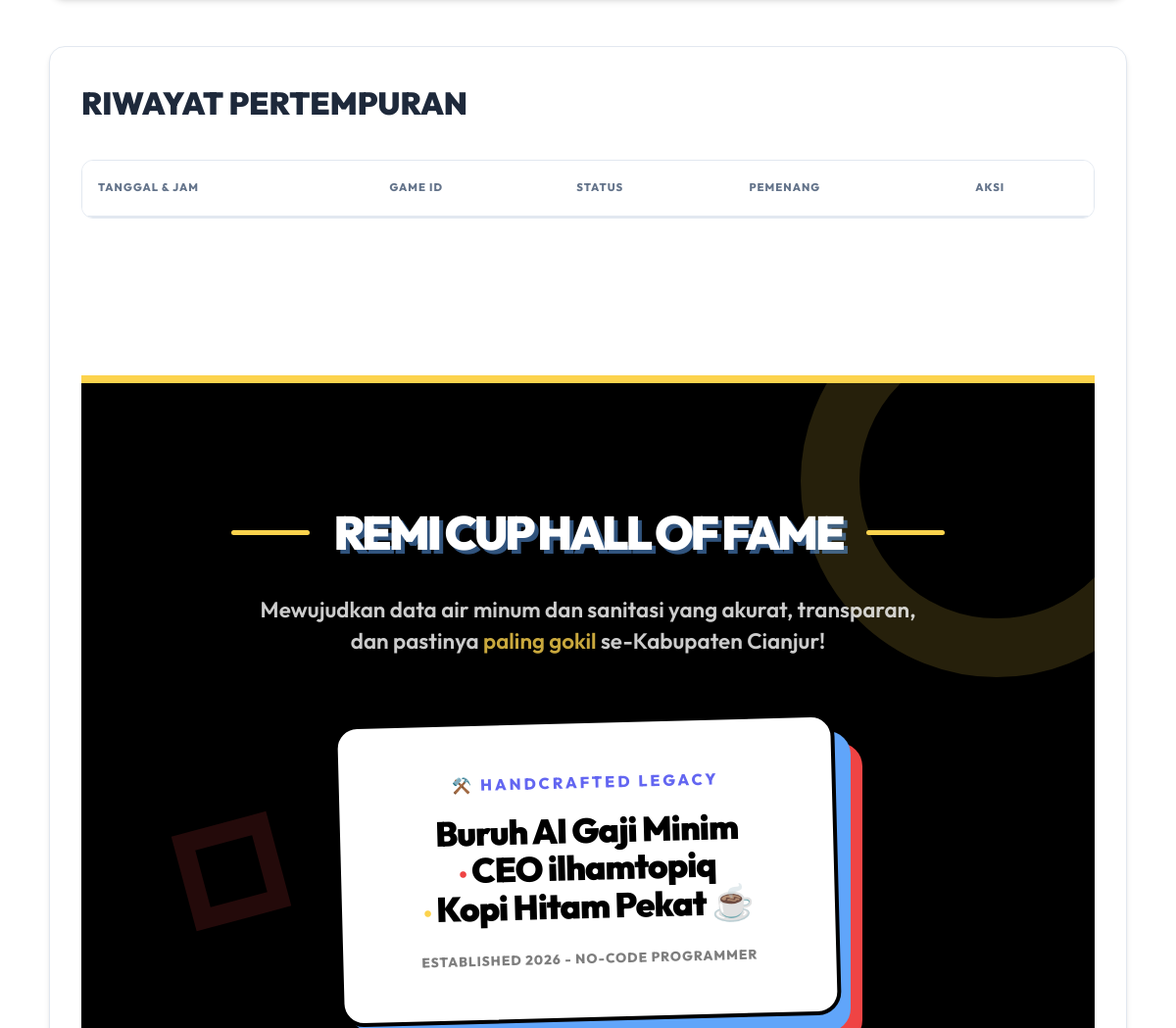
/remi (signed in, middle part), run on an earlier commit of the app's database.
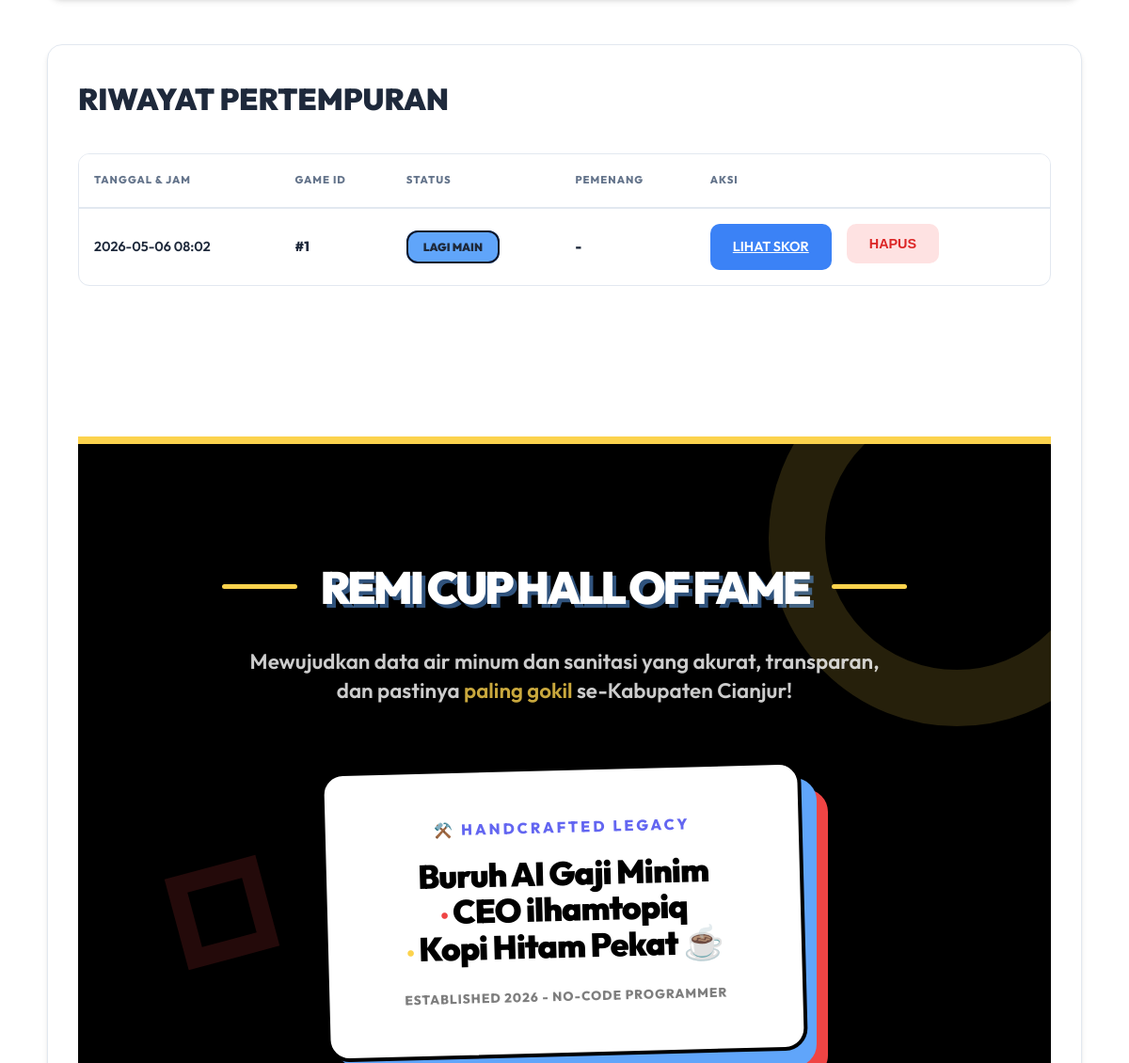
And on a later commit of the database.
### models.py (models this page shows)
class RemiGame(Base):
    __tablename__ = "remi_games"
    id = Column(Integer, primary_key=True, index=True)
    created_at = Column(DateTime(timezone=True), server_default=func.now())
    is_active = Column(Integer, default=1)
    winner_name = Column(String, nullable=True)
    players = relationship("RemiPlayer", back_populates="game", cascade="all, delete-orphan")
    rounds = relationship("RemiRound", back_populates="game", cascade="all, delete-orphan")

### main.py (the view)
@app.get("/remi", response_class=HTMLResponse)
async def remi_list(request: Request, db: Session = Depends(get_db)):
    if not get_current_user(request): return RedirectResponse(url="/login")
    games = db.query(RemiGame).order_by(RemiGame.created_at.desc()).all()
    from sqlalchemy import func
    top_winners = db.query(
        RemiGame.winner_name,
        func.count(RemiGame.id).label('total_wins')
    ).filter(RemiGame.winner_name != None)\
     .group_by(RemiGame.winner_name)\
     .order_by(func.count(RemiGame.id).desc())\
     .limit(3).all()
    return templates.TemplateResponse(request=request, name="remi_list.html", context={
        "games": games,
        "top_winners": top_winners
    })

### templates/remi_list.html (shortened to what this page needs)
<!DOCTYPE html>
<html lang="en">
<head>
    <link rel="stylesheet" href="/static/style.css?v=1.3">
</head>
<body>
    <div class="container">
        {% set title = "REMI<br>CUP" %}
        {% set subtitle = "Pas Lagi Gabut Doang <br>Gak Ada Kerjaan Sumpah" %}
        {% set badge1 = "SERVER READY BOS" %}
        {% set badge2 = "MODE SERIUS" %}
        {% set show_back = true %}
        {% set back_url = "/" %}
        {% set back_text = "BALIK KE LOBBY" %}
        <div class="card">
            <h2 style="font-weight: 900; margin-bottom: 2rem; font-size: 2rem;">RIWAYAT PERTEMPURAN</h2>
            <div class="table-container">
                <table>
                    <thead>
                        <tr>
                            <th>TANGGAL & JAM</th>
                            <th>GAME ID</th>
                            <th>STATUS</th>
                            <th>PEMENANG</th>
                            <th>AKSI</th>
                        </tr>
                    </thead>
                    <tbody>
                        {% for game in games %}
                        <tr>
                            <td style="font-weight: 600;">{{ game.created_at.strftime('%Y-%m-%d %H:%M') if game.created_at else '-' }}</td>
                            <td style="font-weight: 800;">#{{ game.id }}</td>
                            <td>
                                {% if game.is_active %}
                                <span class="status-badge status-high" style="background: #60a5fa;">LAGI MAIN</span>
                                {% else %}
                                <span class="status-badge" style="background: #94a3b8; color: white;">SELESAI</span>
                                {% endif %}
                            </td>
                            <td style="font-weight: 900; color: var(--main-dark);">{{ game.winner_name or '-' }}</td>
                            <td style="display: flex; gap: 1rem;">
                                <a href="/remi/{{ game.id }}" class="btn btn-primary"
                                    style="padding: 0.8rem 1.5rem; font-size: 0.9rem;">LIHAT SKOR</span></a>
                                <form action="/remi/{{ game.id }}/delete" method="post"
                                    onsubmit="return confirm('Hapus permanen nih?')">
                                    <button type="submit" class="btn btn-danger"
                                        style="padding: 0.8rem 1.5rem; font-size: 0.9rem;">HAPUS</button>
                                </form>
                            </td>
                        </tr>
                        {% endfor %}
                    </tbody>
                </table>
            </div>
            {% set footer_title = "REMI CUP HALL OF FAME" %}
            {% include 'footer_component.html' %}
        </div>
</body>
</html>

### templates/footer_component.html (shortened to what this page needs)
<footer
    style="margin-top: 10rem; position: relative; padding: 8rem 0 4rem; background: #000; color: #fff; overflow: hidden; border-top: 8px solid #fcd34d;">
    <div
        style="position: absolute; top: 0; left: 0; width: 100%; height: 100%; opacity: 0.15; pointer-events: none; z-index: 1;">
        <div
            style="position: absolute; top: -100px; right: -100px; width: 400px; height: 400px; border: 60px solid #fcd34d; border-radius: 50%;">
        </div>
        <div
            style="position: absolute; top: 40%; left: 10%; width: 100px; height: 100px; border: 20px solid #ef4444; transform: rotate(-15deg);">
        </div>
    </div>
    <div style="position: relative; z-index: 2; max-width: 1200px; margin: 0 auto; padding: 0 2rem;">
        <div style="display: flex; flex-direction: column; align-items: center; text-align: center;">
            <div style="display: flex; align-items: center; gap: 1.5rem; margin-bottom: 2.5rem;">
                <div style="width: 80px; height: 5px; background: #fcd34d; border-radius: 10px;"></div>
                <h2
                    style="font-size: 3rem; font-weight: 900; letter-spacing: -3px; text-transform: uppercase; margin: 0; line-height: 1; text-shadow: 4px 4px 0px rgba(96, 165, 250, 0.5);">
                    {{ footer_title | default('AMS SUPER APP') }}</h2>
                <div style="width: 80px; height: 5px; background: #fcd34d; border-radius: 10px;"></div>
            </div>
            <p
                style="font-size: 1.4rem; font-weight: 600; opacity: 0.8; max-width: 700px; margin-bottom: 4rem; line-height: 1.4;">
                Mewujudkan data air minum dan sanitasi yang akurat, transparan, dan pastinya <span
                    style="color: #fcd34d;">paling gokil</span> se-Kabupaten Cianjur!
            </p>
            <div style="position: relative; margin-bottom: 5rem;">
                <div style="background: #fff; color: #000; padding: 3rem 5rem; border-radius: 24px; border: 4px solid #000; transform: rotate(-1.5deg); transition: all 0.4s cubic-bezier(0.175, 0.885, 0.32, 1.275); cursor: pointer;"
                    onmouseover="this.style.transform='rotate(0deg) scale(1.08)'; this.style.boxShadow='0 20px 40px rgba(0,0,0,0.4)';"
                    onmouseout="this.style.transform='rotate(-1.5deg) scale(1)'; this.style.boxShadow='none';">
                    <div
                        style="font-size: 1rem; font-weight: 800; text-transform: uppercase; letter-spacing: 3px; color: #6366f1; margin-bottom: 1rem;">
                        ⚒️ HANDCRAFTED LEGACY</div>
                    <div style="font-size: 2.2rem; font-weight: 900; line-height: 1.1; letter-spacing: -1px;">
                        Buruh AI Gaji Minim<br>
                        <span style="color: #ef4444; font-size: 1.5rem; vertical-align: middle;">&bull;</span>
                        CEO ilhamtopiq<br>
                        <span style="color: #fcd34d; font-size: 1.5rem; vertical-align: middle;">&bull;</span>
                        Kopi Hitam Pekat ☕
                    </div>
                    <div
                        style="margin-top: 1.5rem; font-weight: 800; font-size: 0.85rem; opacity: 0.5; text-transform: uppercase; letter-spacing: 1px;">
                        Established 2026 - No-Code Programmer
                    </div>
                </div>
            </div>
        </div>
    </div>
</footer>

### static/style.css (style rules this page uses)
:root { --bg: #ffffff; --card-bg: #ffffff; --main: #3b82f6; --main-hover: #2563eb; --accent: #10b981; --accent-hover: #059669; --white: #ffffff; --black: #0f172a; --text: #1e293b; --text-muted: #64748b; --border: #e2e8f0; --border-hover: #cbd5e1; --radius: 16px; --border-width: 3px; --shadow-sm: 0 1px 2px 0 rgb(0 0 0 / 0.05); --shadow: 0 4px 6px -1px rgb(0 0 0 / 0.1), 0 2px 4px -2px rgb(0 0 0 / 0.1); --shadow-lg: 0 10px 15px -3px rgb(0 0 0 / 0.1), 0 4px 6px -4px rgb(0 0 0 / 0.1); }
* { box-sizing: border-box; margin: 0; padding: 0; }
body { font-family: 'Outfit', sans-serif; background-color: var(--bg); color: var(--text); padding: 1.5rem; min-height: 100vh; transition: background-color 0.3s ease, color 0.3s ease; line-height: 1.6; }
.container { max-width: 1100px; margin: 0 auto; }
.card { background: var(--card-bg); border: 1px solid var(--border); border-radius: var(--radius); padding: 2rem; box-shadow: var(--shadow); }
.table-container { overflow-x: auto; border-radius: 12px; border: 1px solid var(--border); }
table { width: 100%; border-collapse: separate; border-spacing: 0; }
th { background: var(--bg); padding: 1.2rem 1rem; font-weight: 800; text-transform: uppercase; font-size: 0.7rem; border-bottom: 2px solid var(--border); color: var(--text-muted); text-align: left; letter-spacing: 1px; }
td { padding: 1rem; border-bottom: 1px solid var(--border); font-weight: 500; font-size: 0.9rem; }
tr:last-child td { border-bottom: none; }
.btn { padding: 0.75rem 1.5rem; border-radius: 10px; border: none; font-weight: 600; font-size: 0.9rem; cursor: pointer; transition: all 0.2s ease; display: inline-flex; align-items: center; justify-content: center; gap: 0.5rem; }
.btn-primary { background: var(--main); color: white; }
.btn-danger { background: #fee2e2; color: #dc2626; }
.status-badge { padding: 0.5rem 1rem; border-radius: 12px; border: 2px solid var(--black); font-weight: 900; font-size: 0.75rem; }
.status-high { background: #86efac; }

What changed in the data, as far as the page shows it:
added RemiGame: created_at "2026-05-06 08:02", id "1", is_active "LAGI MAIN", winner_name "-"
